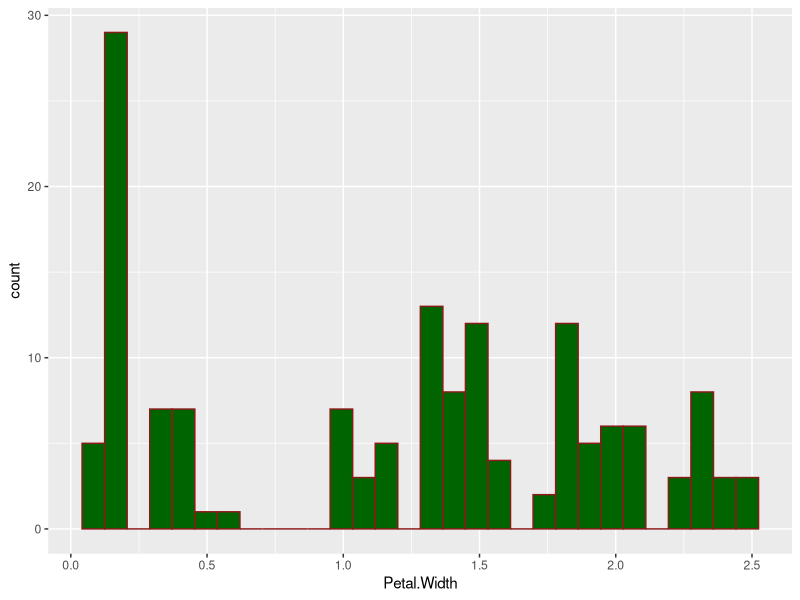
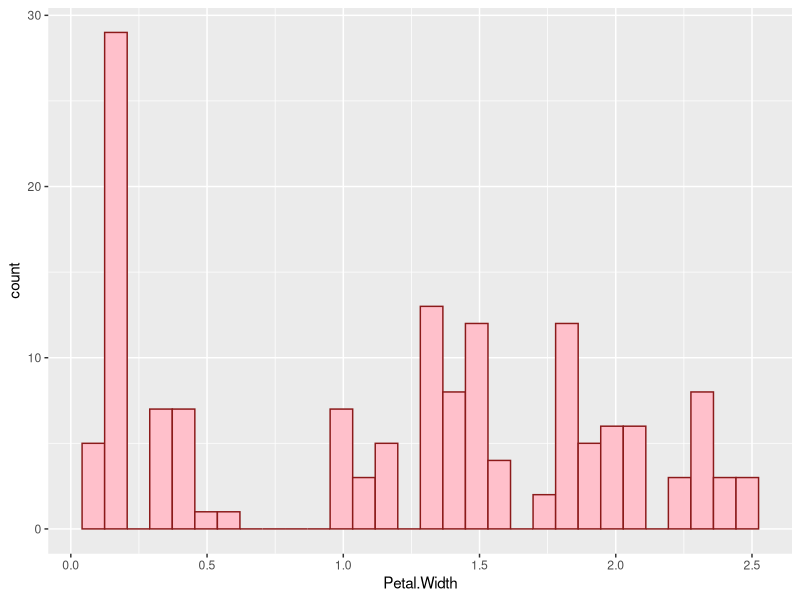

Reproduce these figures in R, in order.
## ---- chunk 1
knitr::opts_chunk$set(echo = TRUE)
library(tidyverse)
## ---- chunk 2
ggplot(iris) +
  aes(x= Petal.Width) +
  geom_histogram(color= "firebrick4",
                 fill= "darkgreen")
## ---- chunk 3
x<-4
x
## ---- chunk 4
ggplot(iris) +
  aes(x= Petal.Width) +
  geom_histogram(color= "firebrick4",
                 fill= "pink")
